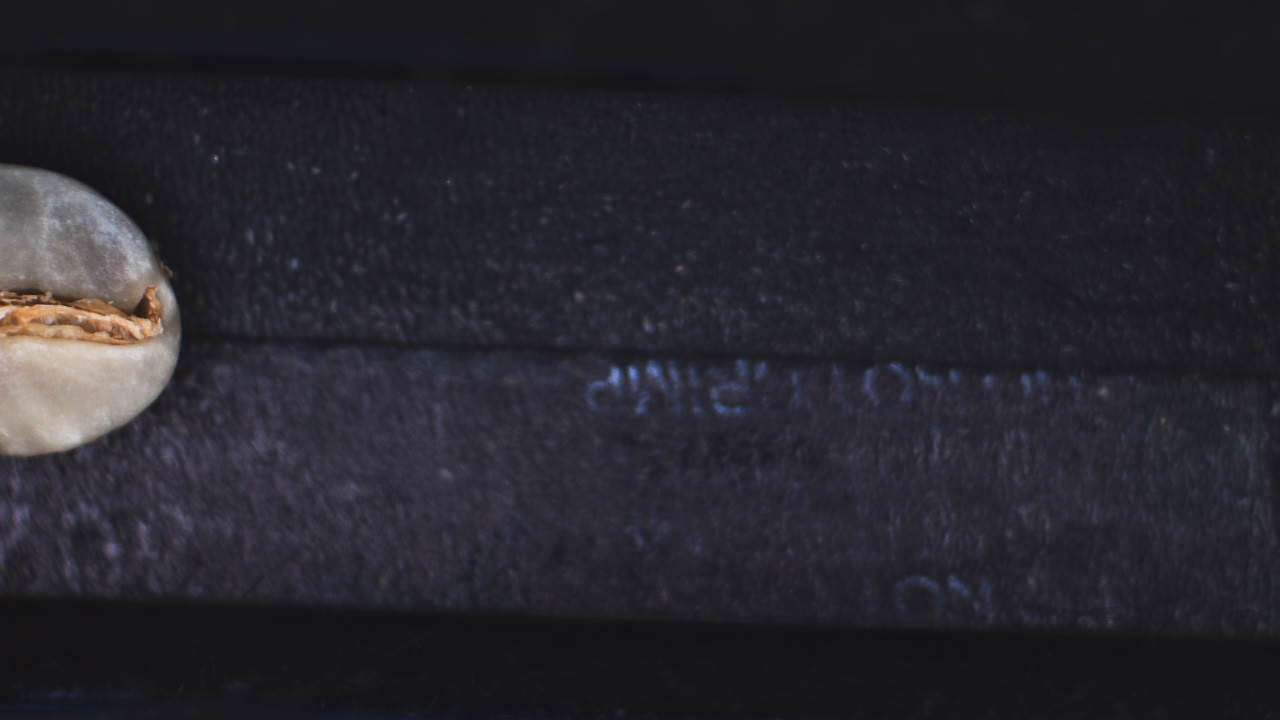
%> input picture test_image/t1.jpg, 1280 x 720 px
$ octave cbd.m   (GNU Octave 9; MATLAB toolbox functions it lacks are replaced by stand-ins)
%> lines starting %> are read from the running program, lines starting %| are printed output that depends on the picture; in (x1, y1, x2, y2) boxes, pixels count from 0 and x2, y2 are one past the last pixel; in counts of white or black regions, pixels touching at a corner belong together; the program's own positions count from 1
% by minyaho
% 07 2020

clear all;close all;clc;

fprintf('[INFO] Coffee Bean Detection Program will start!\n')

% 參數設定
area_threshold = 1200; % 面積門檻值
gray_th=0.3; % 二元轉換門檻值

fprintf('[NOTE] The area threshold = %.1f, and the gray threshold = %.1f.\n',area_threshold,gray_th);

% 圖像讀取
filename=input('[INFO] Pleas input image file name (like *.jpg): ','s');
%> the answer given: test_image/t1.jpg
im = imread(filename);
%> im is the input picture: size 720x1280x3 uint8; mean R, G, B 39.5, 38.3, 44.6
%figure,imshow(im); % 顯示原圖

% 灰階轉換
imgy=rgb2gray(im);
%figure,imshow(imgy); % 顯示灰階圖

% 二元轉換
imb=im2bw(imgy,gray_th);
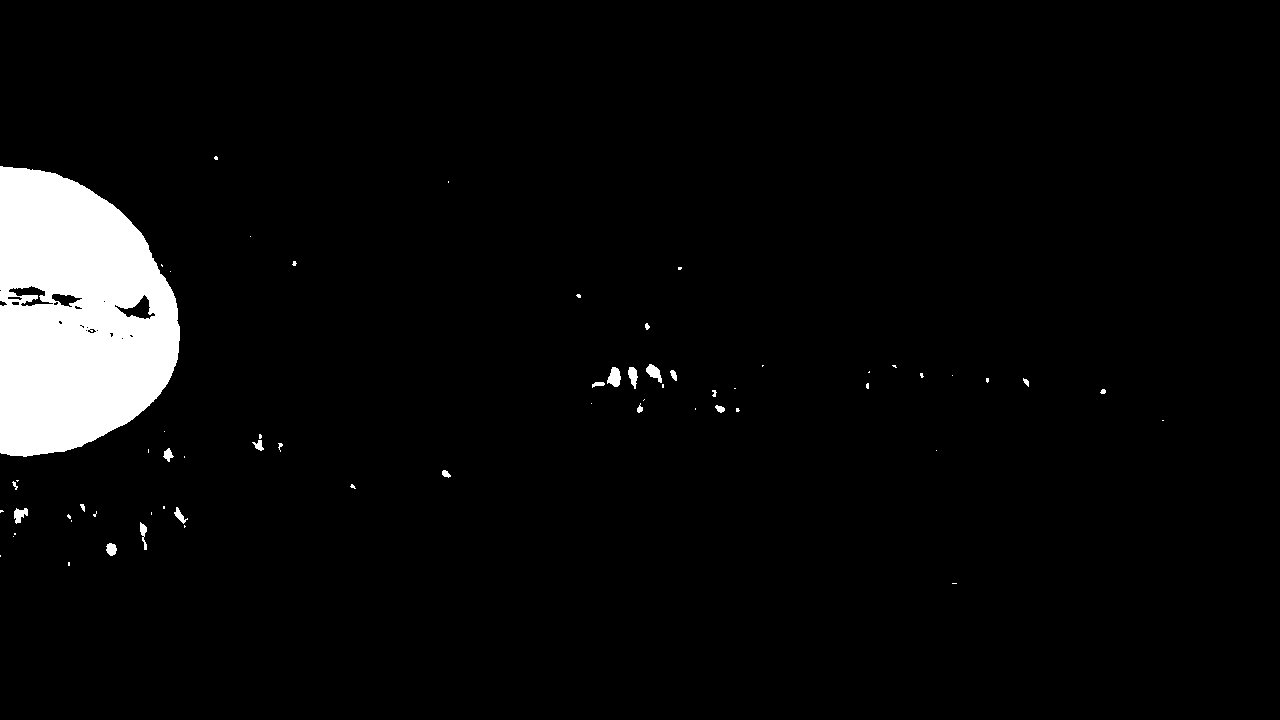
%> imb: size 720x1280 logical; 4.5% white; 63 white regions (41 under 20 px), largest, box (x1, y1, x2, y2) and area: (0, 166, 180, 457) 39876, (607, 367, 621, 387) 193, (646, 364, 662, 383) 162
figure,imshow(imb); % 顯示二元圖

% 雜訊處理 (閉運算)
sq=ones(11,11);
imb=imopen(imb,sq);
%> imb: size 720x1280 logical; 4.3% white; 1 white region, box (x1, y1, x2, y2) and area: (0, 167, 180, 456) 39317
figure,imshow(imb);

% 邊緣偵測
edge_im=edge(imb,'canny');
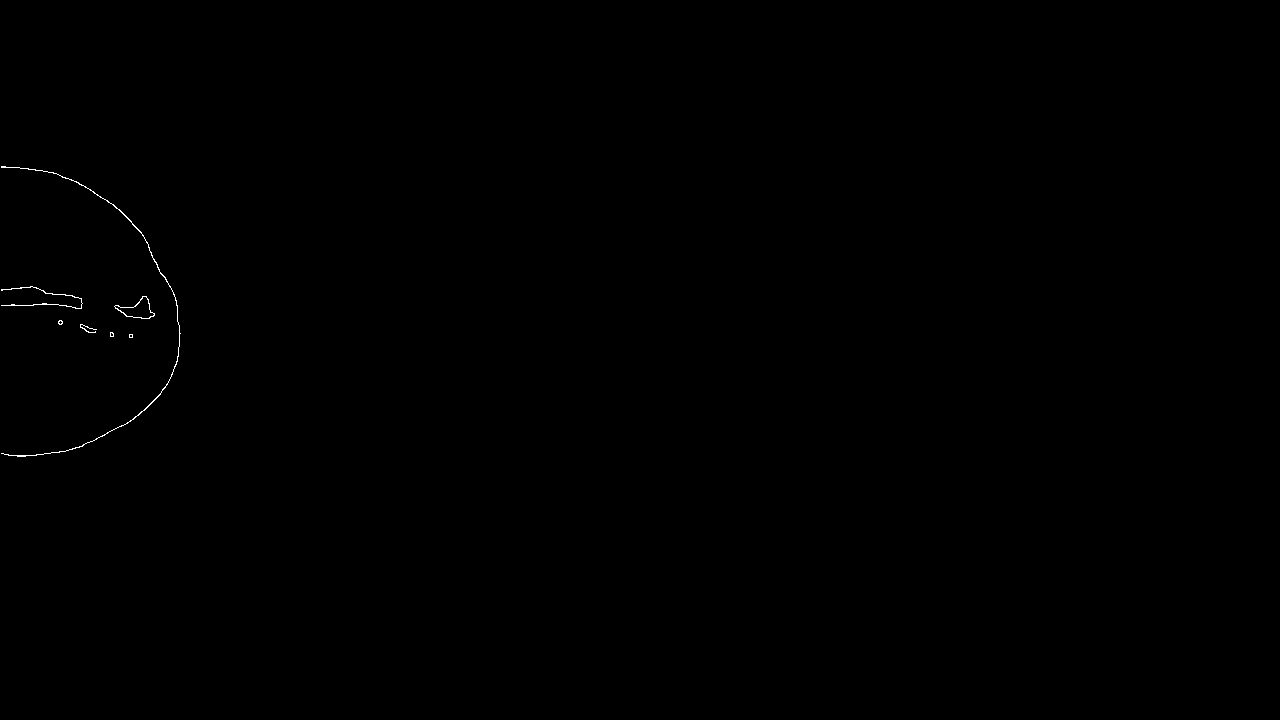
%> edge_im: size 720x1280 logical; 0.11% white in thin lines or dots, all inside (x1, y1, x2, y2) = (1, 166, 181, 457)
%figure,imshow(edge_im);

% 標記物體
% 概述:
%   bwlabel(IMAGE,)是二元圖像元素的標記演算法，
%   主要對二維二元圖像中各個分離的部分進行標記。
% 用法:
%   L = bwlabel(BW,n) or [L,num] = bwlabel(BW,n)
% 說明:
%   表示返回和BW相同大小的數組L。
%   L中包含了連通對象的標註。
%   參數n為4或8，分別對應4鄰域和8鄰域，默認值為8。

[mark_image,num] = bwlabel(edge_im,8);
%> mark_image: size 720x1280 double; 8 distinct labels, from 0 to 7
%> num = 7
% mark_image: 標記的二元圖像位置
% num: 標記的元素個數

% 方框標記:[x,y,disp_x,disp_y]
% 目的:框住被辨識的物體
status=regionprops(mark_image,'BoundingBox');
%> status = 7 regions; box (x1, y1, x2, y2): (1, 166, 181, 457), (1, 286, 83, 309), (58, 320, 63, 325), (80, 324, 97, 333), (110, 332, 114, 337), (114, 296, 155, 319), (129, 334, 133, 338)

% 中心點標記:[x,y]
% 目的:標記出辨識的物體的中心點
centroid = regionprops(mark_image,'Centroid');
%> centroid = 7 regions; Centroid: [110.7 316.7], [43.3 299.2], [61 323], [88.2 329.5], [112.4 335.1], [136.8 309.9], [131.5 336.5]

% 顯示標記後的圖像
figure,imshow(mark_image),title('標記後的圖像');

% 在圖像上附加方框標記與索引標記
for i=1:num
    rectangle('position',status(i).BoundingBox,'edgecolor','r');
	text(centroid(i,1).Centroid(1,1)-15,centroid(i,1).Centroid(1,2)-15, num2str(i),'Color', 'r')
end
%> this loop made 7 passes
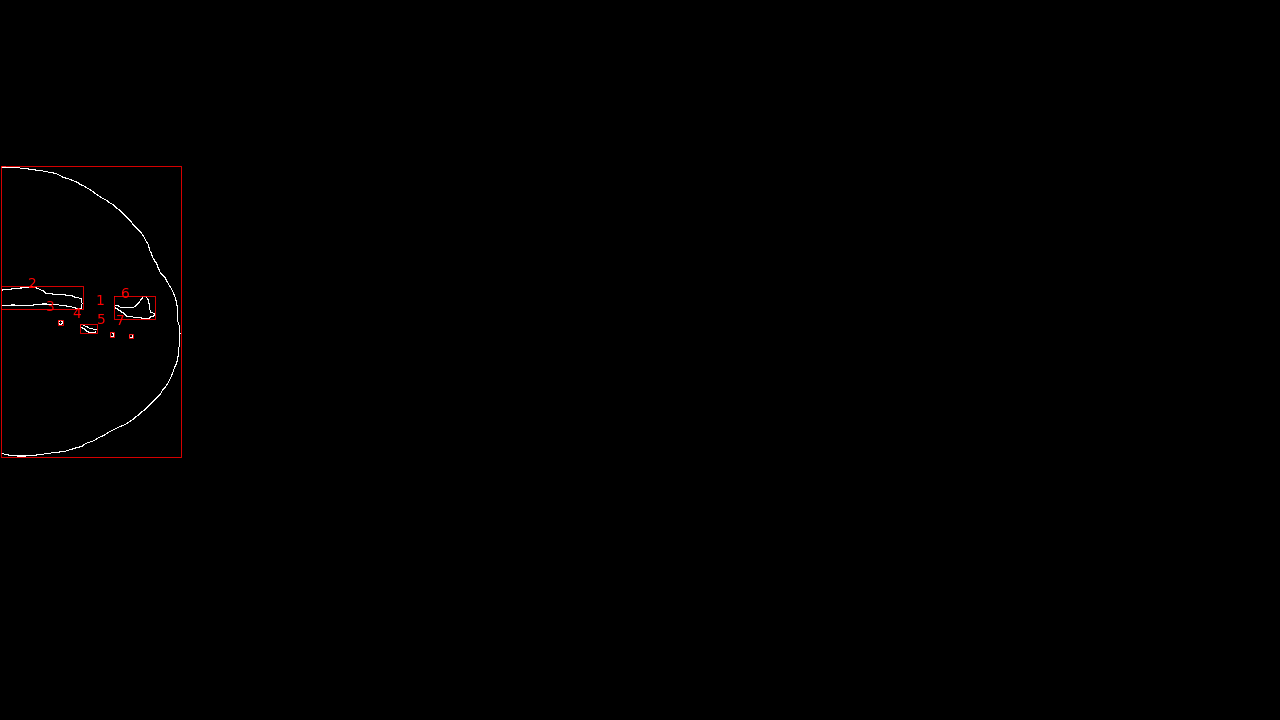
%> figure redrawn from the program's plot data; its title reads '標記後的圖像'

% 找出二元圖像中最大面積的物體
area_array=[1:num];
%> area_array = [1 2 3 4 5 6 7]
for i=1:num
	copy_mark_image = mark_image;
	image_part = (copy_mark_image == i);
    round_area = regionprops(image_part,'Area');
	area_array(i)=round_area.Area;
end
%> this loop made 7 passes
%> round_area on passes 1 to 7: {Area 590}, {Area 197}, {Area 16}, {Area 42}, {Area 14}, {Area 119}, {Area 12}
%> pass 2, `image_part = (copy_mark_image == i);`:
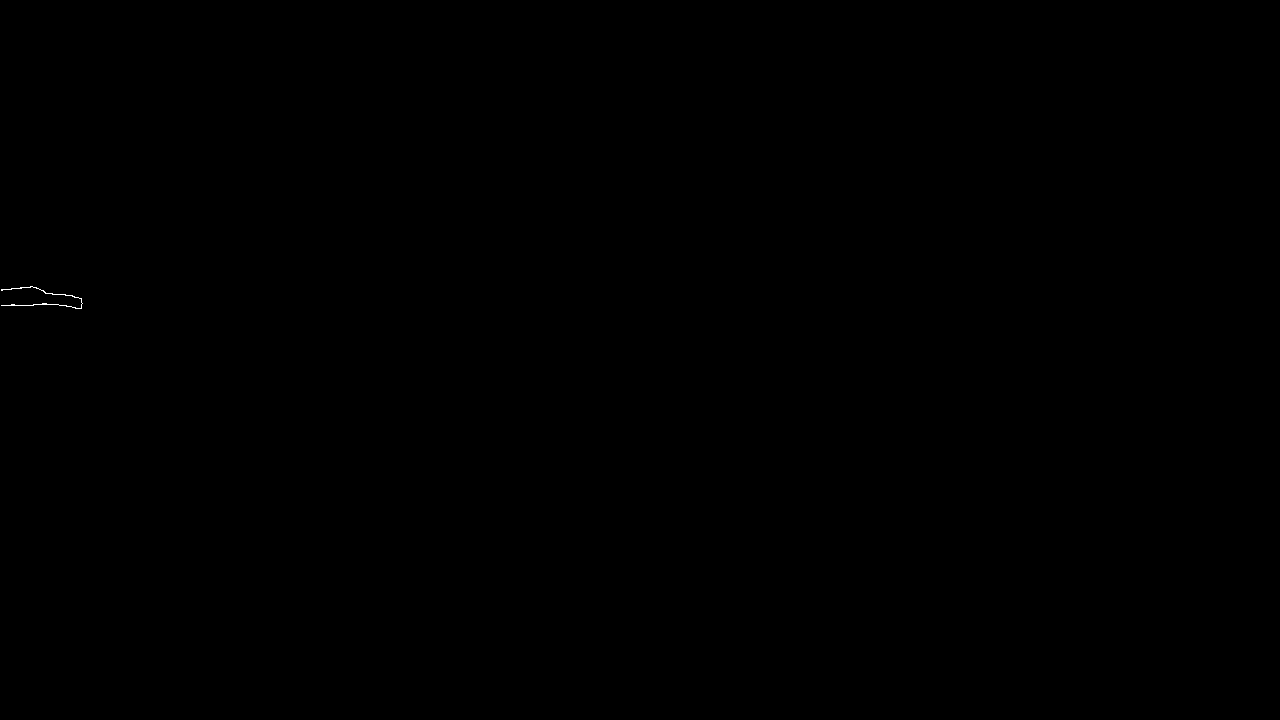
%> image_part: size 720x1280 logical; 0.02% white in thin lines or dots, all inside (x1, y1, x2, y2) = (1, 286, 83, 309)
%> after the loop, area_array = [590 197 16 42 14 119 12]

fprintf('[INFO] %s: Detecting...\n',filename);

% 截出咖啡豆
[max_value,index]=max(area_array);
%> max_value = 590; index = 1
if max_value > area_threshold
    % 成功偵測訊息
	fprintf('[INFO] %s: Successful! We find it.\n', filename)

    % 取得目標物座標+數值轉換運算
	label_pos=int32(floor(centroid(index).Centroid));

    % 座標數值修正
    pos(1)=label_pos(2)-249;
    pos(2)=label_pos(2)+250;
    pos(3)=label_pos(1)-249;
    pos(4)=label_pos(1)+250;

    % 座標範圍修正 (臨界值處理)
    size_im = size(im);
    if pos(1) <= 0; pos(1)=1; end
    if pos(2) >= size_im(1); pos(2)=size_im(1); end
    if pos(3) <= 0; pos(1)=1; end
    if pos(4) >= size_im(2); pos(4)=size_im(2); end

    % 取得目標訊息
	target=im(pos(1):pos(2),pos(3):pos(4),:);

    % 顯示結果
	figure,imshow(target)
	imwrite(target,[filename,'_result','.jpg']);
    fprintf('[SAVE] %s: Save in %s\n', filename, [filename,'_result','.jpg'])

else
    % 錯誤偵測訊息
	fprintf('[INFO] %s: Failed! We can''t find it.\n', filename )

end
